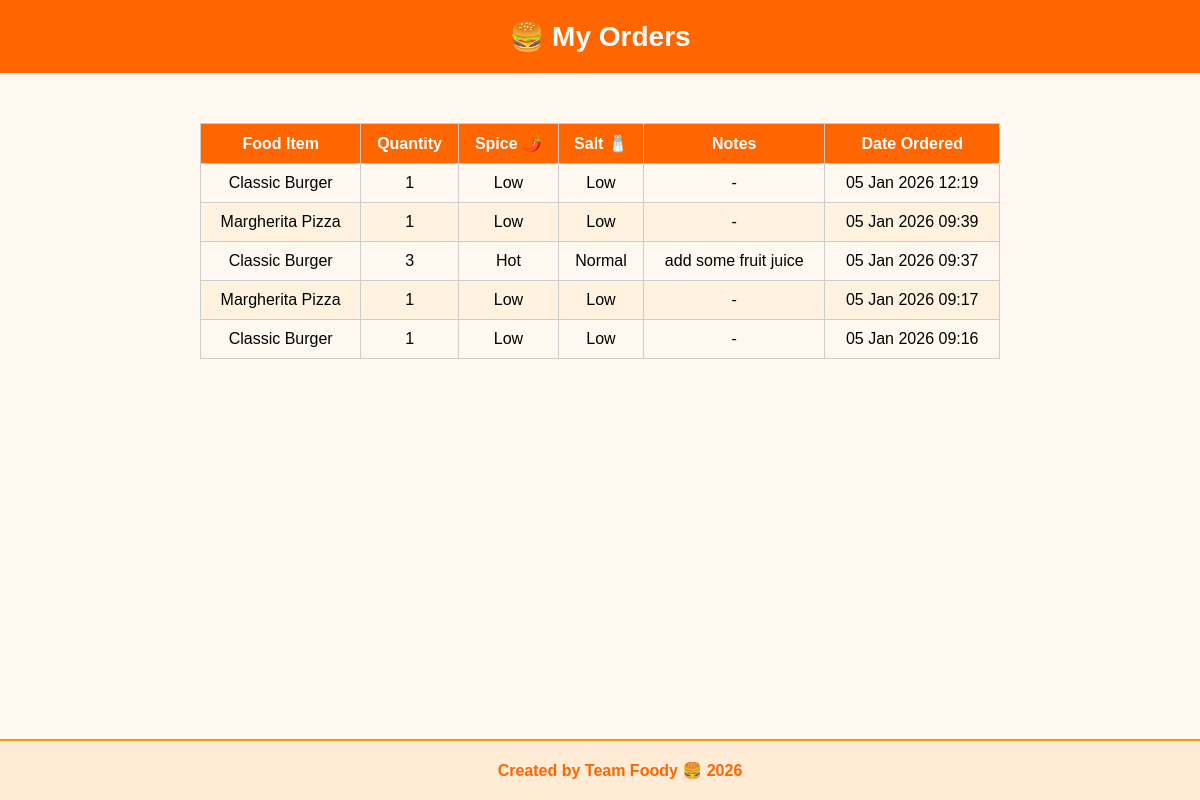
The page /accounts/orders/ (signed in) on the database its author committed.
### accounts/models.py (models this page shows, shortened)
class Order(models.Model):
    STATUS_CHOICES = [
        ('pending', 'Pending'),
        ('preparing', 'Preparing'),
        ('delivered', 'Delivered'),
    ]
    SPICE_CHOICES = [
        ('Low', 'Low'),
        ('Medium', 'Medium'),
        ('Hot', 'Hot')
    ]
    SALT_CHOICES = [
        ('Low', 'Low'),
        ('Normal', 'Normal'),
        ('Extra', 'Extra')
    ]
    user = models.ForeignKey(User, on_delete=models.CASCADE)
    food_item = models.CharField(max_length=100)
    quantity = models.PositiveIntegerField(default=1)
    spice_level = models.CharField(max_length=10, choices=SPICE_CHOICES)
    salt_level = models.CharField(max_length=10, choices=SALT_CHOICES)
    notes = models.TextField(blank=True, null=True)
    status = models.CharField(
        max_length=20,
        choices=STATUS_CHOICES,
        default='pending'
    )
    created_at = models.DateTimeField(auto_now_add=True)

### accounts/views.py (the view)
# urls.py: path('orders/', views.order_history, name='order_history'),
@login_required
def order_history(request):
    orders = Order.objects.filter(user=request.user).order_by('-created_at')
    return render(request, 'order_history.html', {'orders': orders})

### templates/order_history.html (shortened to what this page needs)
<!DOCTYPE html>
<html lang="en">
<head>
</head>
<body>
<header>🍔 My Orders</header>
<div class="container">
    {% if orders %}
    <table>
        <thead>
            <tr>
                <th>Food Item</th>
                <th>Quantity</th>
                <th>Spice 🌶️</th>
                <th>Salt 🧂</th>
                <th>Notes</th>
                <th>Date Ordered</th>
            </tr>
        </thead>
        <tbody>
            {% for order in orders %}
            <tr>
                <td>{{ order.food_item }}</td>
                <td>{{ order.quantity }}</td>
                <td>{{ order.spice_level }}</td>
                <td>{{ order.salt_level }}</td>
                <td>{{ order.notes|default:"-" }}</td>
                <td>{{ order.created_at|date:"d M Y H:i" }}</td>
            </tr>
            {% endfor %}
        </tbody>
    </table>
    {% else %}
        <p style="text-align:center; font-weight:bold; margin-top:20px;">You have no past orders.</p>
    {% endif %}
</div>
<footer>
    Created by Team Foody 🍔 2026
</footer>
</body>
</html>

### templates/order_history.html (style rules this page uses)
body { font-family: Arial, sans-serif; background: #fff8f0; margin: 0; padding: 0; }
header { background: #ff6600; color: white; padding: 20px; text-align: center; font-size: 28px; font-weight: bold; }
.container { padding: 30px; max-width: 800px; margin: auto; }
table { width: 100%; border-collapse: collapse; margin-top: 20px; }
th, td { border: 1px solid #ccc; padding: 10px; text-align: center; }
th { background: #ff6600; color: white; }
tr:nth-child(even) { background: #fff3e0; }
footer { text-align: center; padding: 20px; background:#ffebd6; border-top:2px solid #ff9900; font-weight:bold; color:#ff6600; position: fixed; width:100%; bottom:0; }

### rows shown on the page
Order: food_item "Classic Burger", quantity "1", spice_level "Low", salt_level "Low", notes "-", created_at "05 Jan 2026 12:19"
Order: food_item "Margherita Pizza", quantity "1", spice_level "Low", salt_level "Low", notes "-", created_at "05 Jan 2026 09:39"
Order: food_item "Classic Burger", quantity "3", spice_level "Hot", salt_level "Normal", notes "add some fruit juice", created_at "05 Jan 2026 09:37"
Order: food_item "Margherita Pizza", quantity "1", spice_level "Low", salt_level "Low", notes "-", created_at "05 Jan 2026 09:17"
Order: food_item "Classic Burger", quantity "1", spice_level "Low", salt_level "Low", notes "-", created_at "05 Jan 2026 09:16"
